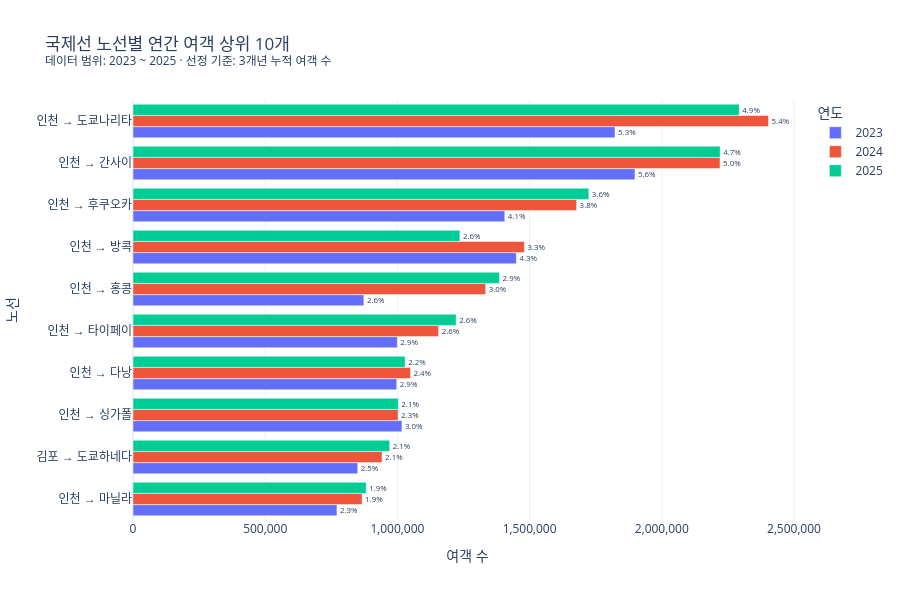

Notebook code for this chart:
### Code cell
# 차트: 3개년 누적 여객 상위 10개 노선의 연간 수요를 비교한다.
route_demand_chart = yearly_route_demand_df.copy()
route_demand_chart['연도'] = route_demand_chart['연도'].astype(str)
route_demand_chart['노선'] = (
    route_demand_chart['출발공항 표준값'].fillna('(NULL)')
    + ' → '
    + route_demand_chart['목적지 대표 표준값'].fillna('(NULL)')
)
route_order = (
    route_demand_chart[['3개년 누적 순위', '노선']]
    .drop_duplicates()
    .sort_values('3개년 누적 순위')['노선']
    .tolist()
)
fig = px.bar(
    route_demand_chart,
    x='여객 수',
    y='노선',
    color='연도',
    text='여객 비중',
    barmode='group',
    orientation='h',
    title=chart_title(
        '국제선 노선별 연간 여객 상위 10개',
        route_demand_chart['연도'],
        '선정 기준: 3개년 누적 여객 수',
    ),
    hover_data={
        '3개년 누적 여객 수': ':,',
        '운항편 수': ':,',
        '여객 비중': ':.2%',
        '편당 여객 수': ':.1f',
    },
    template=PLOTLY_TEMPLATE,
)
fig.update_xaxes(tickformat=',')
fig.update_yaxes(categoryorder='array', categoryarray=route_order[::-1])
fig.update_traces(texttemplate='%{text:.1%}', textposition='outside', cliponaxis=False)
fig.update_layout(height=600, legend_title_text='연도')
fig.show(config={'displaylogo': False})

### Figure 1 — Plotly figure (JSON) as saved in the notebook; plotly's stock layout.template omitted (floating-point values rounded to 4 significant figures)
{"data": [{"alignmentgroup": "True", "cliponaxis": false, "customdata": [[6520000.0, 10330.0, 0.0534, 176.4], [6340000.0, 9974.0, 0.0556, 190.4], [4808000.0, 7860.0, 0.0412, 178.9], [4167000.0, 5639.0, 0.0425, 257.2], [3593000.0, 5928.0, 0.0256, 147.3], [3378000.0, 4096.0, 0.0293, 244.1], [3076000.0, 5576.0, 0.0292, 178.9], [3023000.0, 4186.0, 0.0298, 243.0], [2763000.0, 4237.0, 0.0249, 200.6], [2520000.0, 3952.0, 0.0226, 195.2]], "hovertemplate": "연도=2023<br>여객 수=%{x}<br>노선=%{y}<br>여객 비중=%{customdata[2]:.2%}<br>3개년 누적 여객 수=%{customdata[0]:,}<br>운항편 수=%{customdata[1]:,}<br>편당 여객 수=%{customdata[3]:.1f}<extra></extra>", "legendgroup": "2023", "marker": {"color": "#636efa", "pattern": {"shape": ""}}, "name": "2023", "offsetgroup": "2023", "orientation": "h", "showlegend": true, "text": [0.0534, 0.0556, 0.0412, 0.0425, 0.0256, 0.0293, 0.0292, 0.0298, 0.0249, 0.0226], "textposition": "outside", "texttemplate": "%{text:.1%}", "type": "bar", "x": [1823000.0, 1899000.0, 1406000.0, 1450000.0, 873200.0, 999800.0, 997500.0, 1017000.0, 849900.0, 771400.0], "xaxis": "x", "y": ["인천 → 도쿄나리타", "인천 → 간사이", "인천 → 후쿠오카", "인천 → 방콕", "인천 → 홍콩", "인천 → 타이페이", "인천 → 다낭", "인천 → 싱가폴", "김포 → 도쿄하네다", "인천 → 마닐라"], "yaxis": "y"}, {"alignmentgroup": "True", "cliponaxis": false, "customdata": [[6520000.0, 12950.0, 0.0541, 185.6], [6340000.0, 11430.0, 0.05, 194.3], [4808000.0, 8599.0, 0.0378, 195.1], [4167000.0, 6258.0, 0.0333, 236.5], [3593000.0, 8539.0, 0.03, 156.2], [3378000.0, 4309.0, 0.026, 268.3], [3076000.0, 5522.0, 0.0236, 190.1], [3023000.0, 4226.0, 0.0226, 237.3], [2763000.0, 4330.0, 0.0212, 217.6], [2520000.0, 4180.0, 0.0195, 207.3]], "hovertemplate": "연도=2024<br>여객 수=%{x}<br>노선=%{y}<br>여객 비중=%{customdata[2]:.2%}<br>3개년 누적 여객 수=%{customdata[0]:,}<br>운항편 수=%{customdata[1]:,}<br>편당 여객 수=%{customdata[3]:.1f}<extra></extra>", "legendgroup": "2024", "marker": {"color": "#EF553B", "pattern": {"shape": ""}}, "name": "2024", "offsetgroup": "2024", "orientation": "h", "showlegend": true, "text": [0.0541, 0.05, 0.0378, 0.0333, 0.03, 0.026, 0.0236, 0.0226, 0.0212, 0.0195], "textposition": "outside", "texttemplate": "%{text:.1%}", "type": "bar", "x": [2404000.0, 2220000.0, 1678000.0, 1480000.0, 1334000.0, 1156000.0, 1050000.0, 1003000.0, 942000.0, 866600.0], "xaxis": "x", "y": ["인천 → 도쿄나리타", "인천 → 간사이", "인천 → 후쿠오카", "인천 → 방콕", "인천 → 홍콩", "인천 → 타이페이", "인천 → 다낭", "인천 → 싱가폴", "김포 → 도쿄하네다", "인천 → 마닐라"], "yaxis": "y"}, {"alignmentgroup": "True", "cliponaxis": false, "customdata": [[6520000.0, 12480.0, 0.0486, 183.8], [6340000.0, 12420.0, 0.047, 178.8], [4808000.0, 8508.0, 0.0365, 202.6], [4167000.0, 5168.0, 0.0262, 239.2], [3593000.0, 7988.0, 0.0294, 173.5], [3378000.0, 4379.0, 0.0259, 279.1], [3076000.0, 5192.0, 0.0218, 198.2], [3023000.0, 4359.0, 0.0213, 230.2], [2763000.0, 4378.0, 0.0206, 221.7], [2520000.0, 4259.0, 0.0187, 207.1]], "hovertemplate": "연도=2025<br>여객 수=%{x}<br>노선=%{y}<br>여객 비중=%{customdata[2]:.2%}<br>3개년 누적 여객 수=%{customdata[0]:,}<br>운항편 수=%{customdata[1]:,}<br>편당 여객 수=%{customdata[3]:.1f}<extra></extra>", "legendgroup": "2025", "marker": {"color": "#00cc96", "pattern": {"shape": ""}}, "name": "2025", "offsetgroup": "2025", "orientation": "h", "showlegend": true, "text": [0.0486, 0.047, 0.0365, 0.0262, 0.0294, 0.0259, 0.0218, 0.0213, 0.0206, 0.0187], "textposition": "outside", "texttemplate": "%{text:.1%}", "type": "bar", "x": [2293000.0, 2221000.0, 1724000.0, 1236000.0, 1386000.0, 1222000.0, 1029000.0, 1004000.0, 970700.0, 882000.0], "xaxis": "x", "y": ["인천 → 도쿄나리타", "인천 → 간사이", "인천 → 후쿠오카", "인천 → 방콕", "인천 → 홍콩", "인천 → 타이페이", "인천 → 다낭", "인천 → 싱가폴", "김포 → 도쿄하네다", "인천 → 마닐라"], "yaxis": "y"}], "layout": {"barmode": "group", "height": 600, "legend": {"title": {"text": "연도"}, "tracegroupgap": 0}, "title": {"text": "국제선 노선별 연간 여객 상위 10개<br><sup>데이터 범위: 2023 ~ 2025 · 선정 기준: 3개년 누적 여객 수</sup>"}, "xaxis": {"anchor": "y", "domain": [0, 1], "tickformat": ",", "title": {"text": "여객 수"}}, "yaxis": {"anchor": "x", "categoryarray": ["인천 → 마닐라", "김포 → 도쿄하네다", "인천 → 싱가폴", "인천 → 다낭", "인천 → 타이페이", "인천 → 홍콩", "인천 → 방콕", "인천 → 후쿠오카", "인천 → 간사이", "인천 → 도쿄나리타"], "categoryorder": "array", "domain": [0, 1], "title": {"text": "노선"}}}}
